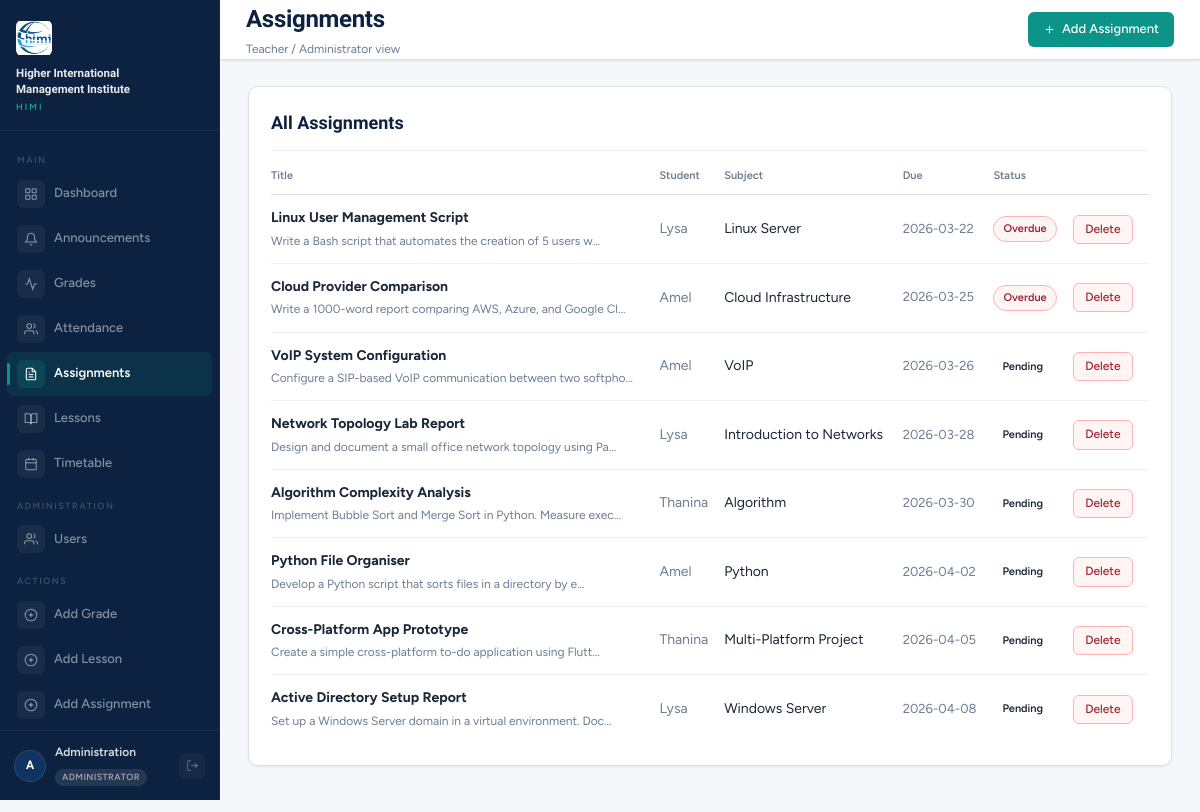
The page /assignments (signed in) on the database its author committed.
### tables this page shows
CREATE TABLE users (
        id INTEGER PRIMARY KEY AUTOINCREMENT,
        username TEXT UNIQUE NOT NULL,
        password TEXT NOT NULL,
        full_name TEXT NOT NULL,
        role TEXT NOT NULL,
        class_group TEXT,
        subject TEXT,
        created_at TEXT DEFAULT (datetime('now'))
    );

CREATE TABLE assignments (
        id INTEGER PRIMARY KEY AUTOINCREMENT,
        title TEXT NOT NULL,
        description TEXT,
        subject TEXT NOT NULL,
        teacher TEXT NOT NULL,
        due_date TEXT NOT NULL,
        type TEXT DEFAULT 'assignment',
        status TEXT DEFAULT 'pending',
        assigned_to INTEGER,
        created_by INTEGER,
        file_name TEXT,
        created_at TEXT DEFAULT (datetime('now'))
    );

### app.py (the view)
@app.route("/assignments")
@login_required
def assignments():
    conn = get_db(); uid = session["user_id"]; role = session["role"]
    if role == "student":
        pending = conn.execute("SELECT * FROM assignments WHERE assigned_to=? AND status='pending' ORDER BY due_date", (uid,)).fetchall()
        overdue = conn.execute("SELECT * FROM assignments WHERE assigned_to=? AND status='overdue' ORDER BY due_date", (uid,)).fetchall()
        done    = conn.execute("SELECT * FROM assignments WHERE assigned_to=? AND status='done' ORDER BY due_date DESC", (uid,)).fetchall()
        conn.close()
        return render_template("assignments.html", page="assignments", pending=pending, overdue=overdue, done=done)
    else:
        all_a = conn.execute("""
            SELECT a.*, u.full_name as student_name FROM assignments a
            LEFT JOIN users u ON a.assigned_to=u.id ORDER BY a.due_date
        """).fetchall()
        conn.close()
        return render_template("assignments_all.html", page="assignments", assignments=all_a)

### app.py (called while the page is built)
def get_db():
    conn = sqlite3.connect(DB)
    conn.row_factory = sqlite3.Row
    return conn

def login_required(f):
    @wraps(f)
    def decorated(*args, **kwargs):
        if "user_id" not in session:
            return redirect(url_for("login"))
        return f(*args, **kwargs)
    return decorated

def current_user():
    if "user_id" not in session: return None
    conn = get_db()
    u = conn.execute("SELECT * FROM users WHERE id=?", (session["user_id"],)).fetchone()
    conn.close(); return u

### templates/assignments_all.html (shortened to what this page needs)
{% extends "base.html" %}
{% block page_title %}Assignments{% endblock %}
{% block subtitle %}Teacher / Administrator view{% endblock %}
{% block topbar_actions %}
<a href="/assignments/add" class="btn btn-primary"><svg viewBox="0 0 24 24"><line x1="12" y1="5" x2="12" y2="19"/><line x1="5" y1="12" x2="19" y2="12"/></svg>Add Assignment</a>
{% endblock %}
{% block content %}
<div class="card">
  <div class="card-head"><div class="card-title">All Assignments</div></div>
  <div class="tbl-wrap">
    <table>
      <thead><tr><th>Title</th><th>Student</th><th>Subject</th><th>Due</th><th>Status</th>{% if current_user().role=='admin' %}<th></th>{% endif %}</tr></thead>
      <tbody>
        {% for a in assignments %}
        <tr>
          <td><strong>{{ a['title'] }}</strong>{% if a['description'] %}<div style="font-size:12px;color:var(--text-muted);margin-top:2px">{{ a['description'][:60] }}...</div>{% endif %}</td>
          <td style="color:var(--text-muted)">{{ a['student_name'] or 'All' }}</td>
          <td>{{ a['subject'] }}</td>
          <td style="font-size:13px;color:var(--text-muted)">{{ a['due_date'] }}</td>
          <td><span class="badge {% if a['status']=='done' %}b-green{% elif a['status']=='overdue' %}b-red{% else %}b-gold{% endif %}">
            {% if a['status']=='done' %}Completed{% elif a['status']=='overdue' %}Overdue{% else %}Pending{% endif %}
          </span></td>
          {% if current_user().role=='admin' %}<td><a href="/assignments/delete/{{ a['id'] }}" class="btn btn-danger btn-sm" onclick="return confirm('Delete?')">Delete</a></td>{% endif %}
        </tr>
        {% endfor %}
      </tbody>
    </table>
  </div>
</div>
{% endblock %}

### templates/base.html (shortened to what this page needs)
<!DOCTYPE html>
<html lang="en">
<head>
<link rel="stylesheet" href="/static/css/style.css">
</head>
<body>
{% set u = current_user() %}
<div class="app-shell">
<aside class="sidebar">
  <div class="sb-brand">
    <div class="sb-brand-logo" style="border:none;background:none;overflow:hidden;">
      <img src="/static/logo.png" style="width:38px;height:38px;object-fit:contain;">
    </div>
    <div class="sb-brand-name">Higher International<br>Management Institute</div>
    <div class="sb-brand-abbr">HIMI</div>
  </div>
  <nav class="sb-nav">
    <div class="sb-section">Main</div>
    <a href="/dashboard" class="sb-link {% if page=='dashboard' %}active{% endif %}">
      <span class="sb-icon">
        <svg viewBox="0 0 24 24"><rect x="3" y="3" width="7" height="7" rx="1"/><rect x="14" y="3" width="7" height="7" rx="1"/><rect x="3" y="14" width="7" height="7" rx="1"/><rect x="14" y="14" width="7" height="7" rx="1"/></svg>
      </span>Dashboard
    </a>
    <a href="/announcements" class="sb-link {% if page=='announcements' %}active{% endif %}">
      <span class="sb-icon">
        <svg viewBox="0 0 24 24"><path d="M18 8A6 6 0 0 0 6 8c0 7-3 9-3 9h18s-3-2-3-9"/><path d="M13.73 21a2 2 0 0 1-3.46 0"/></svg>
      </span>Announcements
    </a>
    <a href="/grades" class="sb-link {% if page=='grades' %}active{% endif %}">
      <span class="sb-icon">
        <svg viewBox="0 0 24 24"><polyline points="22 12 18 12 15 21 9 3 6 12 2 12"/></svg>
      </span>Grades
    </a>
    <a href="/attendance" class="sb-link {% if page=='attendance' %}active{% endif %}">
      <span class="sb-icon">
        <svg viewBox="0 0 24 24"><path d="M17 21v-2a4 4 0 0 0-4-4H5a4 4 0 0 0-4 4v2"/><circle cx="9" cy="7" r="4"/><path d="M23 21v-2a4 4 0 0 0-3-3.87"/><path d="M16 3.13a4 4 0 0 1 0 7.75"/></svg>
      </span>Attendance
    </a>
    <a href="/assignments" class="sb-link {% if page=='assignments' %}active{% endif %}">
      <span class="sb-icon">
        <svg viewBox="0 0 24 24"><path d="M14 2H6a2 2 0 0 0-2 2v16a2 2 0 0 0 2 2h12a2 2 0 0 0 2-2V8z"/><polyline points="14 2 14 8 20 8"/><line x1="16" y1="13" x2="8" y2="13"/><line x1="16" y1="17" x2="8" y2="17"/><polyline points="10 9 9 9 8 9"/></svg>
      </span>Assignments
    </a>
    <a href="/lessons" class="sb-link {% if page=='lessons' %}active{% endif %}">
      <span class="sb-icon">
        <svg viewBox="0 0 24 24"><path d="M2 3h6a4 4 0 0 1 4 4v14a3 3 0 0 0-3-3H2z"/><path d="M22 3h-6a4 4 0 0 0-4 4v14a3 3 0 0 1 3-3h7z"/></svg>
      </span>Lessons
    </a>
    <a href="/timetable" class="sb-link {% if page=='timetable' %}active{% endif %}">
      <span class="sb-icon">
        <svg viewBox="0 0 24 24"><rect x="3" y="4" width="18" height="18" rx="2" ry="2"/><line x1="16" y1="2" x2="16" y2="6"/><line x1="8" y1="2" x2="8" y2="6"/><line x1="3" y1="10" x2="21" y2="10"/></svg>
      </span>Timetable
    </a>
    {% if u and u['role'] == 'admin' %}
    <div class="sb-section">Administration</div>
    <a href="/users" class="sb-link {% if page=='users' %}active{% endif %}">
      <span class="sb-icon">
        <svg viewBox="0 0 24 24"><path d="M17 21v-2a4 4 0 0 0-4-4H5a4 4 0 0 0-4 4v2"/><circle cx="9" cy="7" r="4"/><path d="M23 21v-2a4 4 0 0 0-3-3.87"/><path d="M16 3.13a4 4 0 0 1 0 7.75"/></svg>
      </span>Users
    </a>
    {% endif %}
    {% if u and u['role'] in ('teacher','admin') %}
    <div class="sb-section">Actions</div>
    <a href="/grades/add" class="sb-link">
      <span class="sb-icon">
        <svg viewBox="0 0 24 24"><circle cx="12" cy="12" r="10"/><line x1="12" y1="8" x2="12" y2="16"/><line x1="8" y1="12" x2="16" y2="12"/></svg>
      </span>Add Grade
    </a>
    <a href="/lessons/add" class="sb-link">
      <span class="sb-icon">
        <svg viewBox="0 0 24 24"><circle cx="12" cy="12" r="10"/><line x1="12" y1="8" x2="12" y2="16"/><line x1="8" y1="12" x2="16" y2="12"/></svg>
      </span>Add Lesson
    </a>
    <a href="/assignments/add" class="sb-link">
      <span class="sb-icon">
        <svg viewBox="0 0 24 24"><circle cx="12" cy="12" r="10"/><line x1="12" y1="8" x2="12" y2="16"/><line x1="8" y1="12" x2="16" y2="12"/></svg>
      </span>Add Assignment
    </a>
    <a href="/attendance/add" class="sb-link">
    </a>
    {% endif %}
  </nav>
  <div class="sb-user">
    {% if u %}
    <div class="sb-avatar">
      {{ u['full_name'][0] }}{{ u['full_name'].split(' ')[-1][0] if ' ' in u['full_name'] else '' }}
    </div>
    <div style="flex:1;min-width:0;">
      <div class="sb-user-name">{{ u['full_name'] }}</div>
      <span class="sb-role-chip rc-{{ u['role'] }}">
        {% if u['role']=='student' %}Student{% elif u['role']=='teacher' %}Teacher{% else %}Administrator{% endif %}
      </span>
    </div>
    <a href="/logout" class="sb-logout" title="Sign out">
      <svg viewBox="0 0 24 24"><path d="M9 21H5a2 2 0 0 1-2-2V5a2 2 0 0 1 2-2h4"/><polyline points="16 17 21 12 16 7"/><line x1="21" y1="12" x2="9" y2="12"/></svg>
    </a>
    {% endif %}
  </div>
</aside>
<div class="main-area">
  <header class="topbar">
    <div class="tb-left">
      <h1>{% block page_title %}{% endblock %}</h1>
      <div class="tb-breadcrumb">{% block subtitle %}{% endblock %}</div>
    </div>
    <div class="tb-right">{% block topbar_actions %}{% endblock %}</div>
  </header>
  <main class="page-body">
    {% block content %}{% endblock %}
  </main>
</div>
</div>
</body>
</html>

### rows shown on the page
users: full_name "A", full_name "Administration"
assignments: title "Linux User Management Script", description "Write a Bash script that automates the creation of 5 users w", full_name "Lysa", subject "Linux Server", due_date "2026-03-22", status "Overdue"
assignments: title "Cloud Provider Comparison", description "Write a 1000-word report comparing AWS, Azure, and Google Cl", full_name "Amel", subject "Cloud Infrastructure", due_date "2026-03-25", status "Overdue"
assignments: title "VoIP System Configuration", description "Configure a SIP-based VoIP communication between two softpho", full_name "Amel", subject "VoIP", due_date "2026-03-26", status "Pending"
assignments: title "Network Topology Lab Report", description "Design and document a small office network topology using Pa", full_name "Lysa", subject "Introduction to Networks", due_date "2026-03-28", status "Pending"
assignments: title "Algorithm Complexity Analysis", description "Implement Bubble Sort and Merge Sort in Python. Measure exec", full_name "Thanina", subject "Algorithm", due_date "2026-03-30", status "Pending"
assignments: title "Python File Organiser", description "Develop a Python script that sorts files in a directory by e", full_name "Amel", subject "Python", due_date "2026-04-02", status "Pending"
assignments: title "Cross-Platform App Prototype", description "Create a simple cross-platform to-do application using Flutt", full_name "Thanina", subject "Multi-Platform Project", due_date "2026-04-05", status "Pending"
assignments: title "Active Directory Setup Report", description "Set up a Windows Server domain in a virtual environment. Doc", full_name "Lysa", subject "Windows Server", due_date "2026-04-08", status "Pending"
